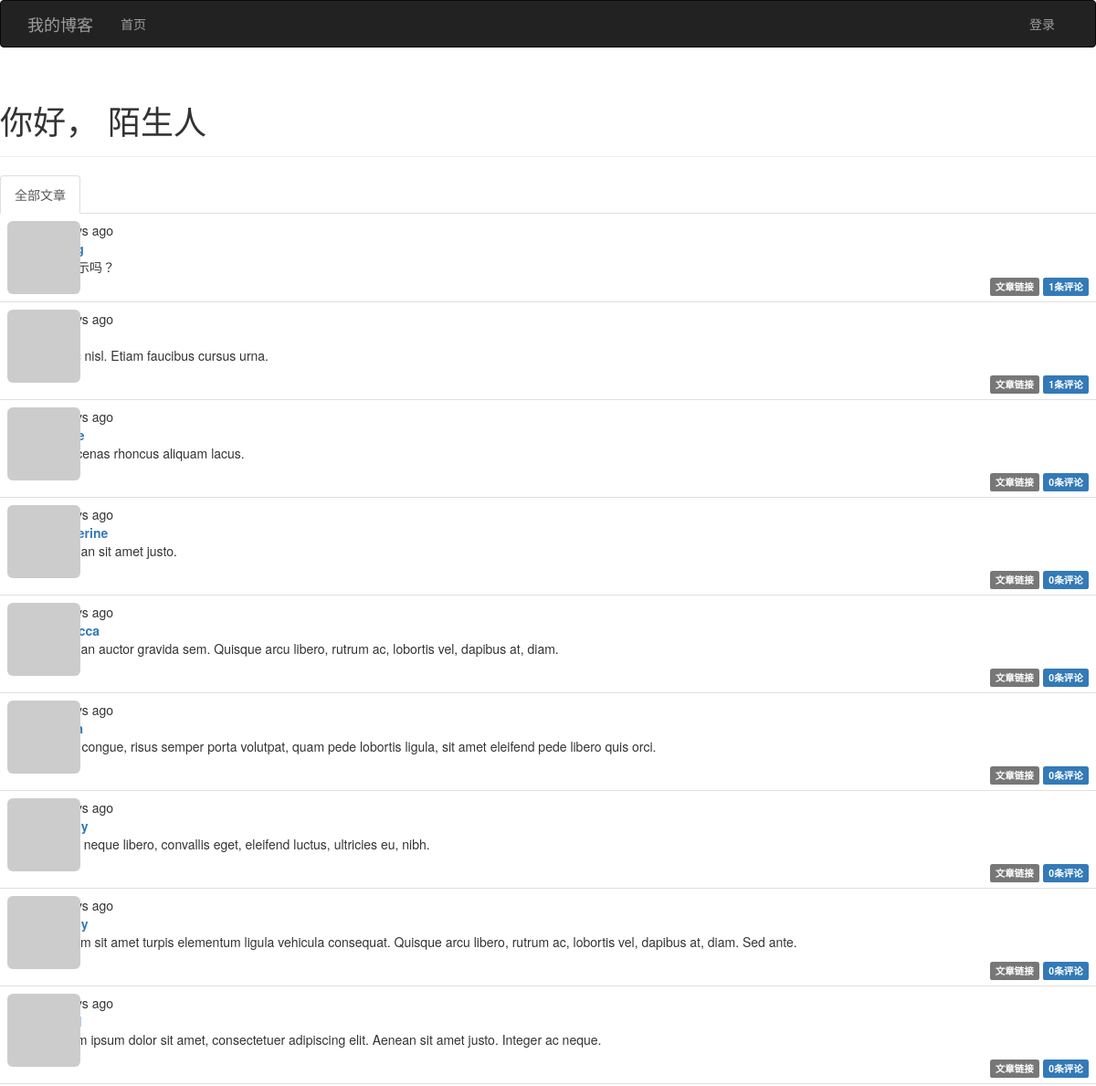
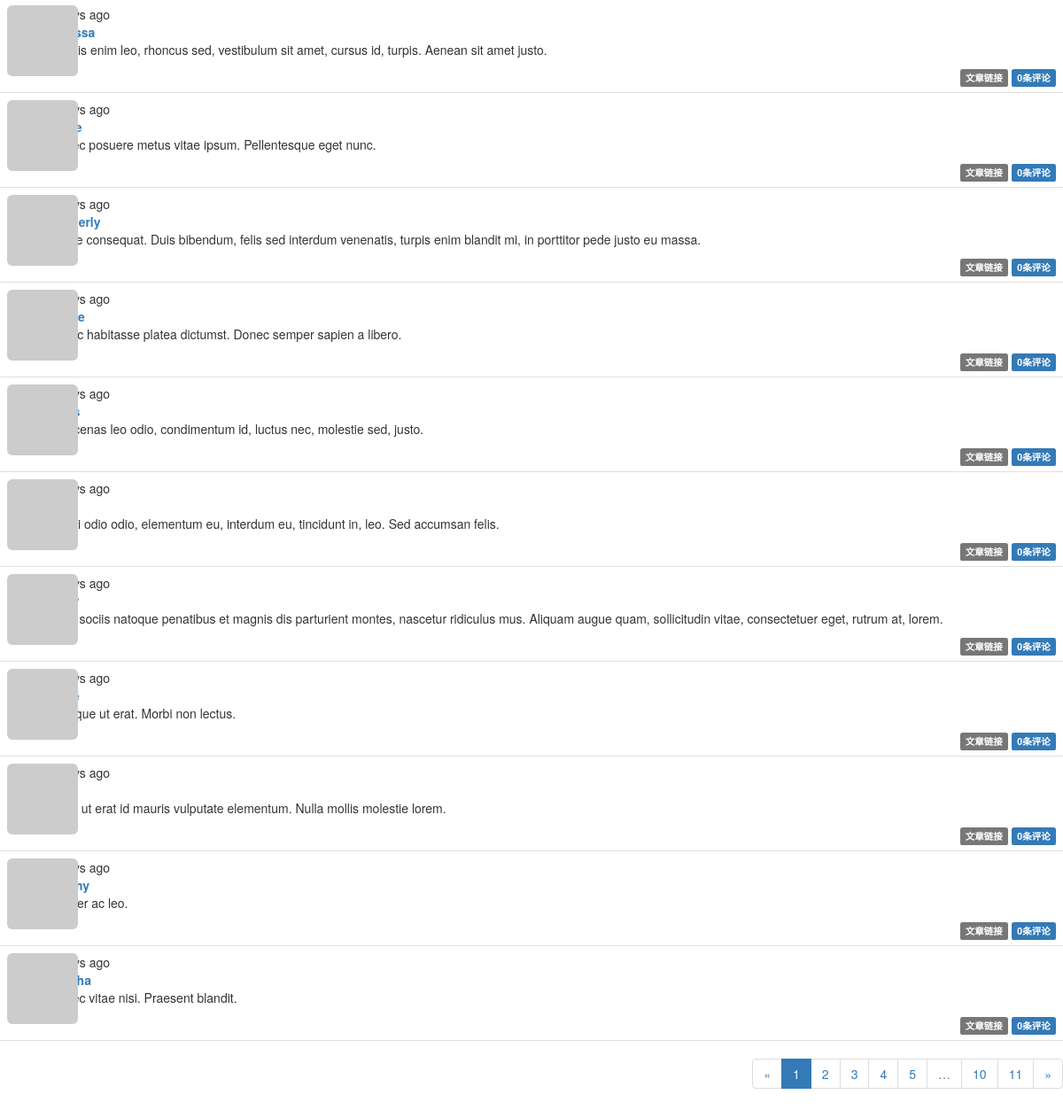
The page / on the database its author committed (2 pictures, top to bottom).
### app/models.py (models this page shows, shortened)
class Post(db.Model):
    __tablename__ = 'posts'
    id = db.Column(db.Integer, primary_key=True)
    body = db.Column(db.Text)
    body_html = db.Column(db.Text)
    timestamp = db.Column(db.DateTime, index=True, default=datetime.utcnow)
    author_id = db.Column(db.Integer, db.ForeignKey('users.id'))
    comments = db.relationship('Comment', backref='post', lazy='dynamic')

### app/main/views.py (the view)
@main.route('/', methods=['GET', 'POST'])
def index():
    form = PostForm()
    if current_user.can(Permission.WRITE_ARTICLES) and \
        form.validate_on_submit():
        post = Post(body=form.body.data,
                    author=current_user._get_current_object())
        db.session.add(post)
        return redirect(url_for('.index'))
    page = request.args.get('page', 1, type=int)
    show_followed = False
    if current_user.is_authenticated:
        show_followed = bool(request.cookies.get('show_followed', ''))
    if show_followed:
        query = current_user.followed_posts
    else:
        query = Post.query
    pagination = query.order_by(Post.timestamp.desc()).paginate(
        page, per_page=current_app.config['BLOG_POSTS_PER_PAGE'],
        error_out=False)
    posts = pagination.items
    return render_template('index.html', form=form, posts=posts,
                           show_followed=show_followed, pagination=pagination)

### app/auth/views.py (called while the page is built)
@auth.before_app_request
def before_request():
    if current_user.is_authenticated:
        current_user.ping()
        if not current_user.confirmed \
            and request.endpoint \
            and request.endpoint[:5] != 'auth.' \
            and request.endpoint != 'static':
            return redirect(url_for('auth.unconfirmed'))

### app/main/__init__.py (called while the page is built)
@main.app_context_processor
def inject_permission():
    return dict(Permission=Permission)

### app/models.py (called while the page is built)
    def gravatar(self, size=100, default='identicon', rating='g'):
        if request.is_secure:
            url = 'http://secure.gravatar.com/avatar'
        else:
            url = 'http://www.gravatar.com/avatar'
        hash = self.avatar_hash or hashlib.md5(
            self.email.encode('utf-8')).hexdigest()
        return '{url}/{hash}?s={size}&d={default}&={rating}'.format(
            url=url, hash=hash, size=size, default=default, rating=rating)

    def can(self, permission):
        return False

    def is_administrator(self):
        return False

### app/templates/index.html (shortened to what this page needs)
{% extends "base.html" %}
{% import "bootstrap/wtf.html" as wtf %}
{% import "_macros.html" as macros %}
{% block page_content %}
<div class="page-header">
    <h1>你好， {% if current_user.is_authenticated %}{{ current_user.username }}{% else %}陌生人{% endif %}</h1>
</div>
<div class="post-tabs">
    <ul class="nav nav-tabs">
        <li {% if not show_followed %} class="active" {% endif %}><a href="{{ url_for('.show_all') }}">全部文章</a> </li>
    </ul>
    {% include '_posts.html' %}
</div>
{% if pagination %}
<div class="pagination">
    {{ macros.pagination_widget(pagination, '.index') }}
</div>
{% endif %}
{% endblock %}

### app/templates/_posts.html (shortened to what this page needs)
<ul class="posts">
    {% for post in posts %}
    <li class="post">
        <div class="profile-thumbnail">
            <a href="{{ url_for('.user', username=post.author.username) }}">
                <img class="img-rounded profile-thumbnail" src="{{ post.author.gravatar(size=40) }}">
            </a>
        </div>
        <div class="post-content">
            <div class="post-data">{{ moment(post.timestamp).fromNow() }}</div>
            <div class="post-author">
                <a href="{{ url_for('.user', username=post.author.username) }}">
                </a>
            </div>
            <div class="post-body">
                {% if post.body_html %}
                    {{ post.body_html | safe }}
                {% else %}
                    {{ post.body }}
                {% endif %}
            </div>
            <div class="post-footer">
                <a href="{{ url_for('.post', id=post.id) }}">
                    <span class="label label-default">文章链接</span>
                </a>
                <a href="{{ url_for('.post', id=post.id) }}#commnets">
                    <span class="label label-primary">
                        {{ post.comments.count() }}条评论
                    </span>
                </a>
            </div>
        </div>
    </li>
    {% endfor %}
</ul>

### app/static/styles.css (style rules this page uses)
.profile-thumbnail { position: absolute; }
div.post-tabs { margin-top: 16px; }
ul.posts { list-style-type: none; padding: 0px; margin: 16px 0px 0px 0px; border-top: 1px solid #e0e0e0; }
div.post-tabs ul.posts { margin: 0px; border-top: none; }
ul.posts li.post { padding: 8px; border-bottom: 1px solid #e0e0e0; }
div.post-author { font-weight: bold; }
div.post-content { margin-left: 48px; min-height: 48px; }
div.post-footer { text-align: right; }
div.pagination { width: 100%; text-align: right; padding: 0px; margin: 0px; }

### rows shown on the page
Post: timestamp "2 days ago", body "能显示吗？", comments.count "1"
Post: timestamp "2 days ago", body_html "Nunc nisl. Etiam faucibus cursus urna.", comments.count "1"
Post: timestamp "2 days ago", body_html "Maecenas rhoncus aliquam lacus.", comments.count "0"
Post: timestamp "2 days ago", body_html "Aenean sit amet justo.", comments.count "0"
Post: timestamp "2 days ago", body_html "Aenean auctor gravida sem. Quisque arcu libero, rutrum ac, lobortis vel, dapibus at, diam.", comments.count "0"
Post: timestamp "2 days ago", body_html "Nam congue, risus semper porta volutpat, quam pede lobortis ligula, sit amet eleifend pede libero quis orci.", comments.count "0"
Post: timestamp "2 days ago", body_html "Nulla neque libero, convallis eget, eleifend luctus, ultricies eu, nibh.", comments.count "0"
Post: timestamp "2 days ago", body_html "Nullam sit amet turpis elementum ligula vehicula consequat. Quisque arcu libero, rutrum ac, lobortis vel, dapibus at, diam. Sed ante.", comments.count "0"
Post: timestamp "2 days ago", body_html "Lorem ipsum dolor sit amet, consectetuer adipiscing elit. Aenean sit amet justo. Integer ac neque.", comments.count "0"
Post: timestamp "2 days ago", body_html "Mauris enim leo, rhoncus sed, vestibulum sit amet, cursus id, turpis. Aenean sit amet justo.", comments.count "0"
Post: timestamp "2 days ago", body_html "Donec posuere metus vitae ipsum. Pellentesque eget nunc.", comments.count "0"
Post: timestamp "2 days ago", body_html "Fusce consequat. Duis bibendum, felis sed interdum venenatis, turpis enim blandit mi, in porttitor pede justo eu massa.", comments.count "0"
Post: timestamp "2 days ago", body_html "In hac habitasse platea dictumst. Donec semper sapien a libero.", comments.count "0"
Post: timestamp "3 days ago", body_html "Maecenas leo odio, condimentum id, luctus nec, molestie sed, justo.", comments.count "0"
Post: timestamp "3 days ago", body_html "Morbi odio odio, elementum eu, interdum eu, tincidunt in, leo. Sed accumsan felis.", comments.count "0"
Post: timestamp "3 days ago", body_html "Cum sociis natoque penatibus et magnis dis parturient montes, nascetur ridiculus mus. Aliquam augue quam, sollicitudin vitae, consectetuer eget, rutrum at, lorem.", comments.count "0"
Post: timestamp "3 days ago", body_html "Quisque ut erat. Morbi non lectus.", comments.count "0"
Post: timestamp "3 days ago", body_html "Nulla ut erat id mauris vulputate elementum. Nulla mollis molestie lorem.", comments.count "0"
Post: timestamp "3 days ago", body_html "Integer ac leo.", comments.count "0"
Post: timestamp "3 days ago", body_html "Donec vitae nisi. Praesent blandit.", comments.count "0"

### other values the page prints
{{ p }} "1"
{{ p }} "2" "3" "4" "5" "10" "11"
